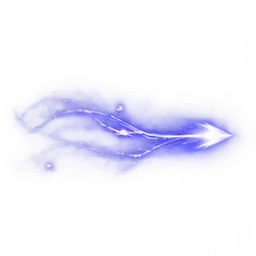
#> input picture scripts/vfx/sources/magicMissileTravel/frame_0.png, 256 x 256 px
$ python bake_impact_sheet.py sources/magicMissileTravel/frame_0.png sources/magicMissileTravel/frame_1.png sources/magicMissileTravel/frame_1.png
#> lines starting #> are read from the running program, lines starting #| are printed output that depends on the picture
#!/usr/bin/env python3
"""
Turn ONE painted key image into a sprite-sheet flipbook.

The cast sheets already in public/vfx were painted frame by frame. An image
model cannot do that: ask one for a 4x4 sheet and you get sixteen loosely
related pictures whose subject wanders around its cell, which flipbooks as a
twitching mess.

So the model paints the PEAK of the effect once and the motion is derived
here — the burst scales up, flares, and decays. That loses the frame-to-frame
reinvention a hand-painted sheet has, and keeps the thing that actually reads
at 24fps on a 5 ft square: that it blooms and goes.

ALPHA COMES FROM LUMINANCE. The key images are painted on pure black and the
sheets draw additively, so a pixel's brightness IS its opacity. Keying on
black is also the only reliable route — these models do not produce a clean
alpha channel on request.

Usage: bake_impact_sheet.py <key.png> <public/vfx> <sheetName>
"""

import json
import os
import sys
import numpy as np
from PIL import Image


def bake(src_path, out_dir, name, cols=5, rows=4, frame=192, fps=24,
         start=0.55, end=1.45, spin=8.0, hold=0.18):
#> called with src_path = 'sources/magicMissileTravel/frame_0.png', out_dir = 'sources/magicMissileTravel/frame_1.png', name = 'sources/magicMissileTravel/frame_1.png', cols = 5, rows = 4, frame = 192, fps = 24, start = 0.55
    frames = cols * rows
    im = Image.open(src_path).convert("RGB")
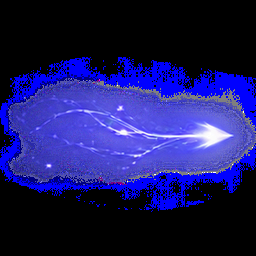
#> im: PIL image 256x256 RGB; mean R, G, B 27.2, 26.3, 96.1
    # Centre-crop square. The model frames the burst centrally but the canvas
    # is 16:9, and an off-centre burst visibly wanders as it scales.
    w, h = im.size
#> w = 256; h = 256
    s = min(w, h)
#> s = 256
    im = im.crop(((w - s) // 2, (h - s) // 2, (w - s) // 2 + s, (h - s) // 2 + s))
    im = im.resize((frame * 2, frame * 2), Image.LANCZOS)
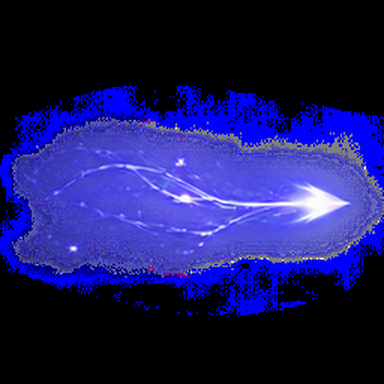
#> im: PIL image 384x384 RGB; mean R, G, B 27.3, 26.4, 95.8

    a = np.asarray(im, dtype=np.float32) / 255.0
    # Brightest channel, not the mean: a saturated blue spark is fully opaque
    # even though its average is low, and averaging turns it to smoke.
    lum = a.max(axis=2)
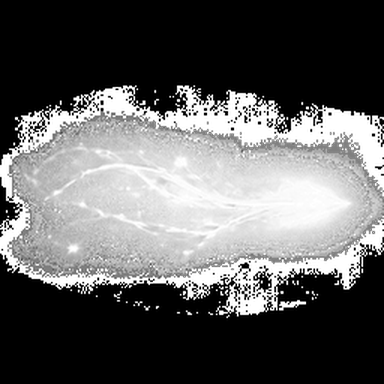
#> lum: shape (384, 384) float32; min 0, max 1, mean 0.376
    lum = np.clip((lum - 0.04) / 0.96, 0, 1)   # black point, kills the haze
    key = Image.fromarray((np.dstack([a, lum]) * 255).astype(np.uint8), "RGBA")
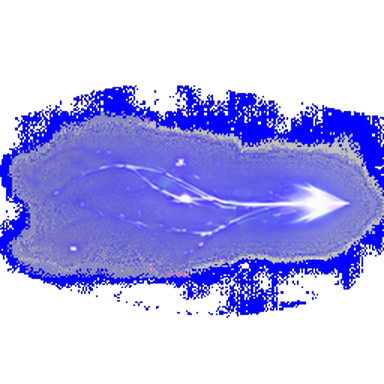
#> key: PIL image 384x384 RGBA; mean R, G, B, A 27.3, 26.4, 95.8, 94.7; transparent parts drawn white

    sheet = Image.new("RGBA", (frame * cols, frame * rows), (0, 0, 0, 0))
#> sheet: PIL image 960x768 RGBA; every value is 0
    for i in range(frames):
        t = i / (frames - 1)
        scale = start + (end - start) * (1 - (1 - t) ** 2)   # fast, then eases
        if t < hold:
            op = 0.55 + 0.45 * (t / hold)                    # the flash
        else:
            op = (1 - (t - hold) / (1 - hold)) ** 1.5        # the decay tail
        size = max(1, int(frame * scale))
        f = key.resize((size, size), Image.LANCZOS)
        if spin:
            f = f.rotate(spin * t, resample=Image.BICUBIC, expand=False)
        arr = np.asarray(f, dtype=np.float32)
        arr[..., 3] *= op
        f = Image.fromarray(arr.astype(np.uint8), "RGBA")
        if size >= frame:                                     # crop to the cell
            o = (size - frame) // 2
            cell = f.crop((o, o, o + frame, o + frame))
        else:                                                 # or pad to it
            cell = Image.new("RGBA", (frame, frame), (0, 0, 0, 0))
            cell.paste(f, ((frame - size) // 2, (frame - size) // 2))
        sheet.paste(cell, ((i % cols) * frame, (i // cols) * frame))
#> this loop made 20 passes
#> pass 1, in bake, `f = key.resize((size, size), Image.LANCZOS)`:
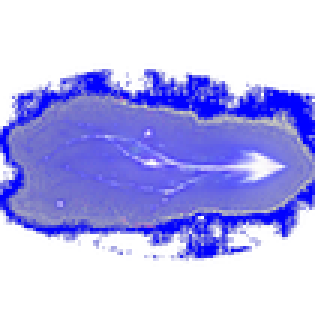
#> f: PIL image 105x105 RGBA (shown 3 times larger); mean R, G, B, A 27.1, 26.2, 108.3, 94.7; transparent parts drawn white
#> pass 1, in bake, `f = Image.fromarray(arr.astype(np.uint8), "RGBA")`:
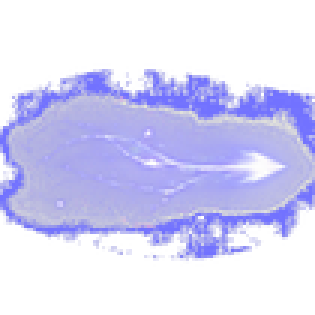
#> f: PIL image 105x105 RGBA (shown 3 times larger); mean R, G, B, A 27.1, 26.2, 108.3, 51.8; transparent parts drawn white
#> after the loop:
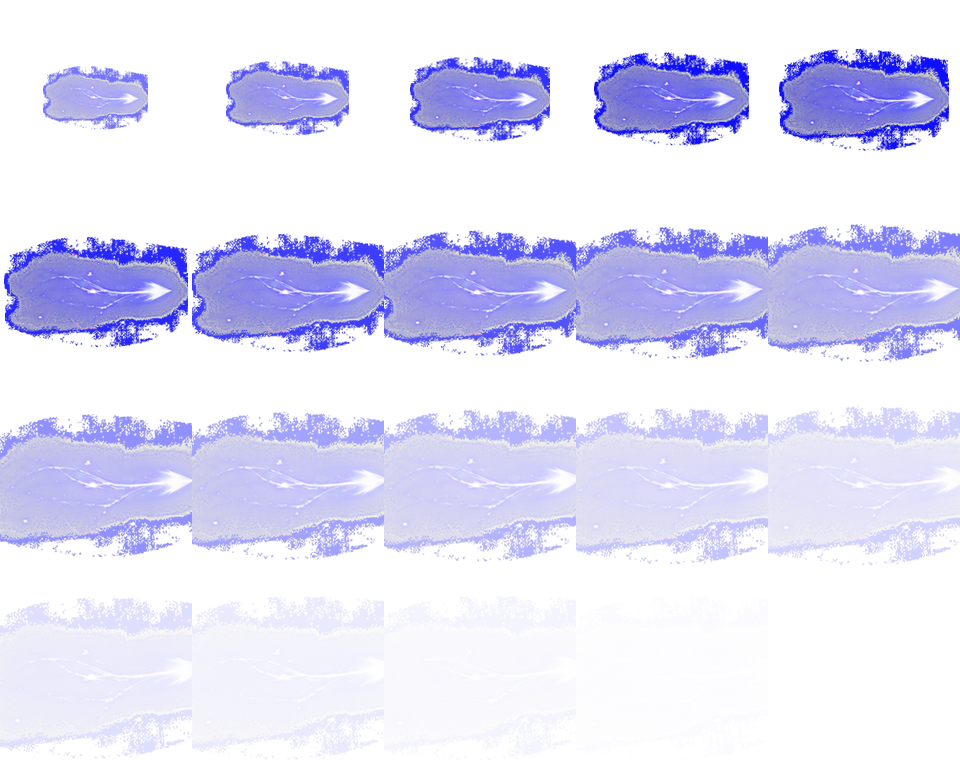
#> sheet: PIL image 960x768 RGBA; mean R, G, B, A 32.6, 31.5, 116.4, 39.9; transparent parts drawn white

    out = os.path.join(out_dir, f"{name}.webp")
    sheet.save(out, "WEBP", quality=90, method=6)
    return {"file": f"{name}.webp", "cols": cols, "rows": rows,
            "frames": frames, "fps": fps, "bytes": os.path.getsize(out)}


if __name__ == "__main__":
    src, out_dir, name = sys.argv[1], sys.argv[2], sys.argv[3]
    mpath = os.path.join(out_dir, "manifest.json")
    man = json.load(open(mpath)) if os.path.exists(mpath) else {}
    man[name] = bake(src, out_dir, name)
    json.dump(dict(sorted(man.items())), open(mpath, "w"), indent=2, sort_keys=True)
    print(f"{name}: {man[name]['bytes'] // 1024} KB, {man[name]['frames']} frames")

$ run again, on scripts/vfx/sources/magicMissileTravel/frame_2.png
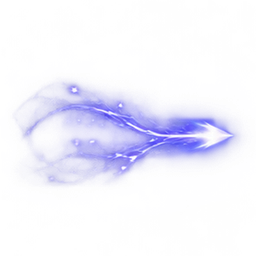
#> input picture scripts/vfx/sources/magicMissileTravel/frame_2.png, 256 x 256 px
#> in bake, `key = Image.fromarray((np.dstack([a, lum]) * 255).astype(np.uint8), "R..`:
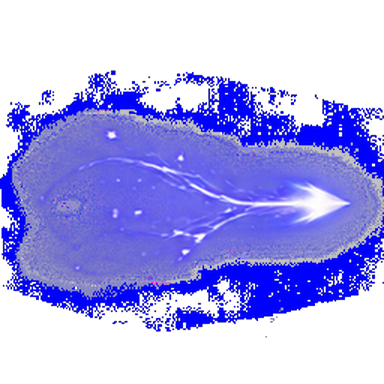
#> key: PIL image 384x384 RGBA; mean R, G, B, A 29.7, 28.6, 109.1, 107.9; transparent parts drawn white
#> after the loop in bake, `for i in range(frames):`:
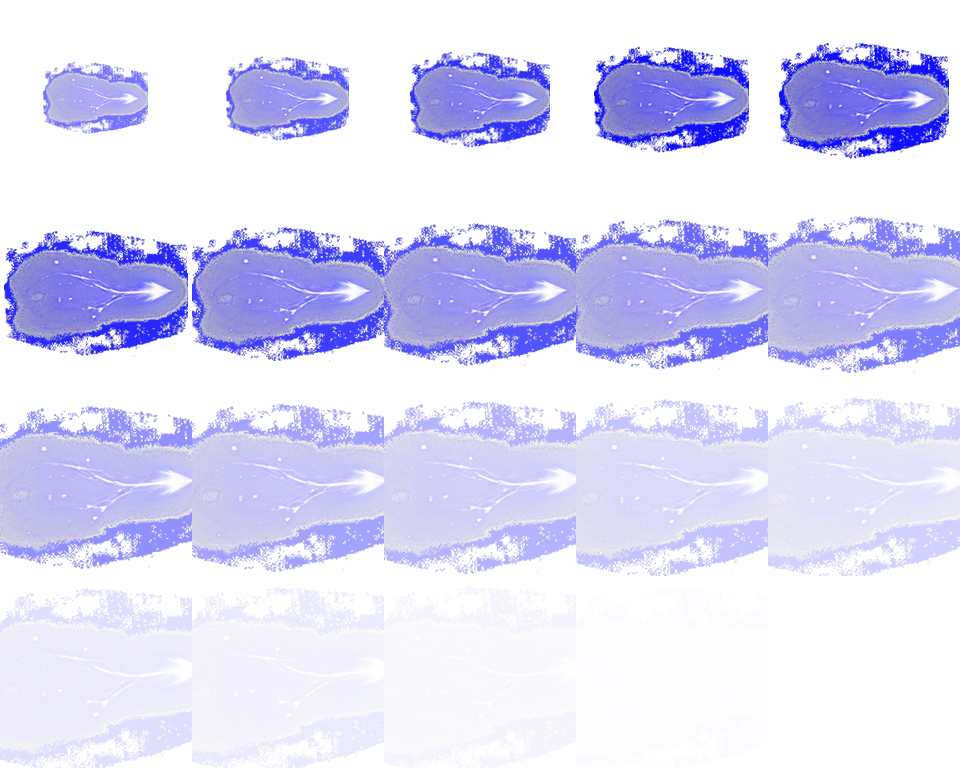
#> sheet: PIL image 960x768 RGBA; mean R, G, B, A 35.7, 34.3, 132.7, 45.6; transparent parts drawn white

$ run again, on scripts/vfx/sources/magicMissileTravel/frame_3.png
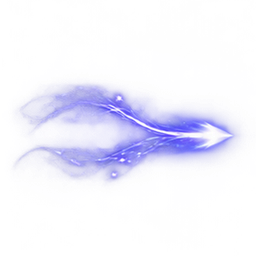
#> input picture scripts/vfx/sources/magicMissileTravel/frame_3.png, 256 x 256 px
#> in bake, `lum = a.max(axis=2)`:
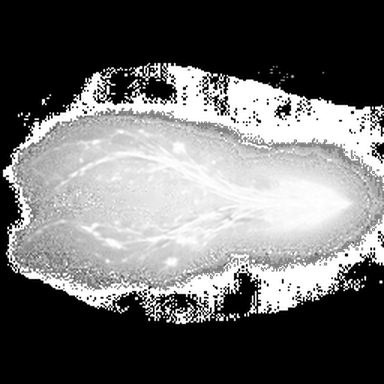
#> lum: shape (384, 384) float32; min 0, max 1, mean 0.421
#> after the loop in bake, `for i in range(frames):`:
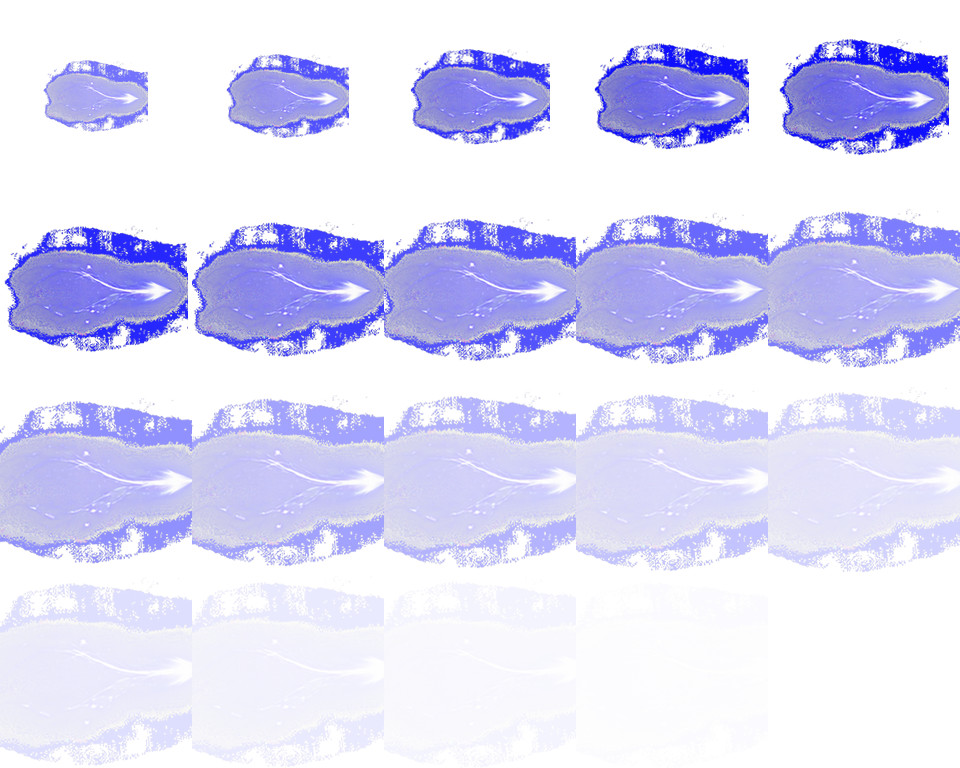
#> sheet: PIL image 960x768 RGBA; mean R, G, B, A 35.9, 34.5, 133.7, 45.5; transparent parts drawn white
